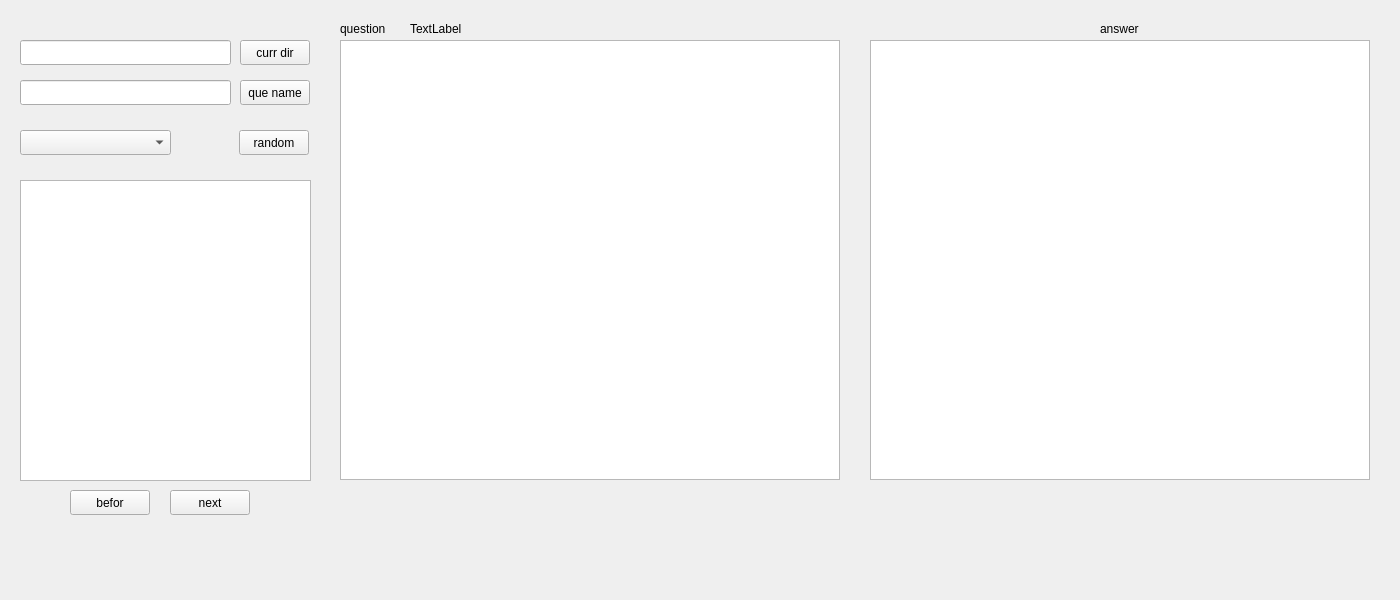
<?xml version="1.0" encoding="UTF-8"?>
<ui version="4.0">
 <class>Widget</class>
 <widget class="QWidget" name="Widget">
  <property name="geometry">
   <rect>
    <x>0</x>
    <y>0</y>
    <width>1400</width>
    <height>600</height>
   </rect>
  </property>
  <property name="windowTitle">
   <string>Widget</string>
  </property>
  <widget class="QLabel" name="label">
   <property name="geometry">
    <rect>
     <x>340</x>
     <y>20</y>
     <width>54</width>
     <height>17</height>
    </rect>
   </property>
   <property name="text">
    <string>question</string>
   </property>
  </widget>
  <widget class="QLabel" name="label_2">
   <property name="geometry">
    <rect>
     <x>1100</x>
     <y>20</y>
     <width>54</width>
     <height>17</height>
    </rect>
   </property>
   <property name="text">
    <string>answer</string>
   </property>
  </widget>
  <widget class="QTextBrowser" name="textBrowser_1">
   <property name="geometry">
    <rect>
     <x>340</x>
     <y>40</y>
     <width>500</width>
     <height>440</height>
    </rect>
   </property>
  </widget>
  <widget class="QTextBrowser" name="textBrowser_2">
   <property name="geometry">
    <rect>
     <x>870</x>
     <y>40</y>
     <width>500</width>
     <height>440</height>
    </rect>
   </property>
  </widget>
  <widget class="QLineEdit" name="lineEdit">
   <property name="geometry">
    <rect>
     <x>20</x>
     <y>80</y>
     <width>211</width>
     <height>25</height>
    </rect>
   </property>
  </widget>
  <widget class="QPushButton" name="pushButton">
   <property name="geometry">
    <rect>
     <x>240</x>
     <y>80</y>
     <width>70</width>
     <height>25</height>
    </rect>
   </property>
   <property name="text">
    <string>que name</string>
   </property>
  </widget>
  <widget class="QComboBox" name="comboBox">
   <property name="geometry">
    <rect>
     <x>20</x>
     <y>130</y>
     <width>151</width>
     <height>25</height>
    </rect>
   </property>
   <item>
    <property name="text">
     <string/>
    </property>
   </item>
   <item>
    <property name="text">
     <string>everyday one</string>
    </property>
   </item>
   <item>
    <property name="text">
     <string>stack</string>
    </property>
   </item>
   <item>
    <property name="text">
     <string>random</string>
    </property>
   </item>
  </widget>
  <widget class="QTextBrowser" name="textBrowser_3">
   <property name="geometry">
    <rect>
     <x>20</x>
     <y>180</y>
     <width>291</width>
     <height>301</height>
    </rect>
   </property>
  </widget>
  <widget class="QPushButton" name="pushButton_2">
   <property name="geometry">
    <rect>
     <x>240</x>
     <y>40</y>
     <width>70</width>
     <height>25</height>
    </rect>
   </property>
   <property name="text">
    <string>curr dir</string>
   </property>
  </widget>
  <widget class="QLineEdit" name="lineEdit_2">
   <property name="geometry">
    <rect>
     <x>20</x>
     <y>40</y>
     <width>211</width>
     <height>25</height>
    </rect>
   </property>
  </widget>
  <widget class="QLabel" name="label_3">
   <property name="geometry">
    <rect>
     <x>410</x>
     <y>20</y>
     <width>620</width>
     <height>17</height>
    </rect>
   </property>
   <property name="text">
    <string>TextLabel</string>
   </property>
  </widget>
  <widget class="QPushButton" name="pushButton_3">
   <property name="geometry">
    <rect>
     <x>239</x>
     <y>130</y>
     <width>70</width>
     <height>25</height>
    </rect>
   </property>
   <property name="text">
    <string>random</string>
   </property>
  </widget>
  <widget class="QPushButton" name="pushButton_4">
   <property name="geometry">
    <rect>
     <x>70</x>
     <y>490</y>
     <width>80</width>
     <height>25</height>
    </rect>
   </property>
   <property name="text">
    <string>befor</string>
   </property>
  </widget>
  <widget class="QPushButton" name="pushButton_5">
   <property name="geometry">
    <rect>
     <x>170</x>
     <y>490</y>
     <width>80</width>
     <height>25</height>
    </rect>
   </property>
   <property name="text">
    <string>next</string>
   </property>
  </widget>
 </widget>
 <tabstops>
  <tabstop>pushButton</tabstop>
  <tabstop>lineEdit</tabstop>
  <tabstop>textBrowser_1</tabstop>
  <tabstop>comboBox</tabstop>
  <tabstop>textBrowser_3</tabstop>
  <tabstop>pushButton_2</tabstop>
  <tabstop>lineEdit_2</tabstop>
  <tabstop>textBrowser_2</tabstop>
 </tabstops>
 <resources/>
 <connections/>
</ui>
